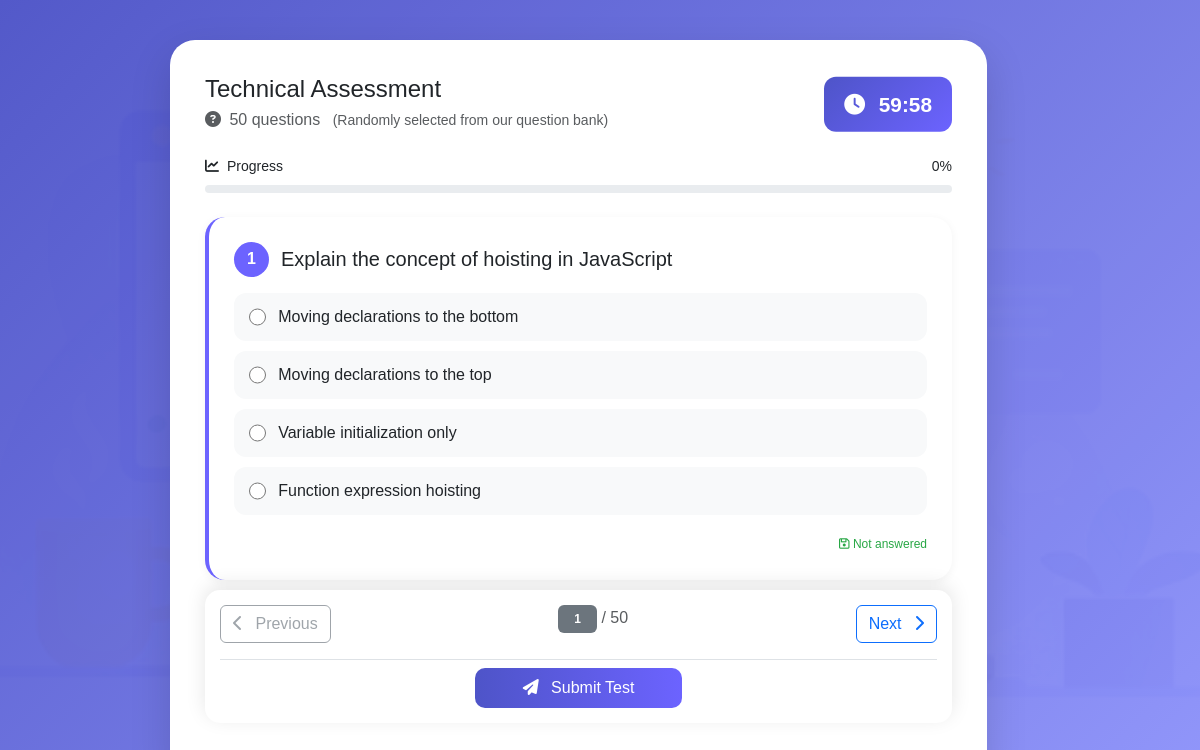
The app's page /assessment/assessment.php (signed in) with its own data.
### tables this page shows
CREATE TABLE `questions` (
  `id` int(11) NOT NULL,
  `category` enum('technical','softskills') NOT NULL,
  `question_type` enum('objective','theoretical','coding','debugging') DEFAULT 'objective',
  `question` text NOT NULL,
  `option1` varchar(255) NOT NULL,
  `option2` varchar(255) NOT NULL,
  `option3` varchar(255) NOT NULL,
  `option4` varchar(255) NOT NULL,
  `correct_answer` int(11) NOT NULL,
  `expected_answer` text DEFAULT NULL,
  `code_snippet` text DEFAULT NULL,
  `language` varchar(50) DEFAULT 'php',
  `recommendation_type` enum('youtube','w3schools','freecodecamp') DEFAULT NULL,
  `recommendation_title` varchar(255) DEFAULT NULL,
  `recommendation_link` varchar(500) DEFAULT NULL,
  `created_at` timestamp NOT NULL DEFAULT current_timestamp()
);

### assessment/assessment.php (the view, shortened to what this page needs)
<?php
include("../includes/user_auth.php");
$category = isset($_GET['type']) && $_GET['type'] == 'soft' ? 'soft' : 'technical';
$page_title = $category == 'technical' ? 'Technical Assessment' : 'Soft Skills Assessment';
$db_category = $category == 'technical' ? 'technical' : 'softskills';
$question_limit = 50;
$result = mysqli_query($conn, "SELECT * FROM questions WHERE category = '$db_category' ORDER BY RAND() LIMIT $question_limit");
$questions = [];
while($row = mysqli_fetch_assoc($result)) {
    $questions[] = $row;
}
$total_questions = count($questions);
$time_limit = $category == 'technical' ? 60 : 45;
?>
<!DOCTYPE html>
<html lang="en">
<head>
    <link href="../assets/css/style.css" rel="stylesheet">
    <link href="https://cdn.jsdelivr.net/npm/bootstrap@5.3.0/dist/css/bootstrap.min.css" rel="stylesheet">
    <link rel="stylesheet" href="https://cdnjs.cloudflare.com/ajax/libs/font-awesome/6.5.1/css/all.min.css">
</head>
<body>
    <div class="assessment-container">
        <div class="assessment-card">
            <div class="d-flex justify-content-between align-items-center mb-4 flex-wrap">
                <div>
                    <h4 class="mb-1"><?php echo $page_title; ?></h4>
                    <p class="text-muted mb-0">
                        <i class="fas fa-question-circle me-1"></i>
                        <span id="totalQuestions"><?php echo $total_questions; ?></span> questions
                        <small class="text-muted ms-2">(Randomly selected from our question bank)</small>
                    </p>
                </div>
                <div class="timer-box" id="timerBox">
                    <i class="fas fa-clock me-2"></i>
                    <span id="timer"><?php echo $time_limit; ?>:00</span>
                </div>
            </div>
            <div class="mb-4">
                <div class="d-flex justify-content-between mb-2">
                    <span class="small">
                        <i class="fas fa-chart-line me-1"></i> Progress
                    </span>
                    <span class="small" id="progressPercent">0%</span>
                </div>
                <div class="progress">
                </div>
            </div>
            <?php if($total_questions == 0): ?>
                <div class="alert alert-warning text-center">
                    <i class="fas fa-exclamation-triangle fa-2x mb-2 d-block"></i>
                    No questions available in this category yet.
                    <a href="../dashboard.php" class="btn btn-primary mt-3">Back to Dashboard</a>
                </div>
            <?php else: ?>
            <form method="POST" action="submit_test.php" id="assessmentForm">
                <div id="questionsContainer">
                    <?php foreach($questions as $index => $q): ?>
                    <div class="question-card" id="q_<?php echo $q['id']; ?>" style="display: <?php echo $index == 0 ? 'block' : 'none'; ?>">
                        <div class="d-flex align-items-center mb-3">
                            <span class="question-number"><?php echo $index + 1; ?></span>
                            <h5 class="mb-0"><?php echo htmlspecialchars($q['question']); ?></h5>
                        </div>
                        <div class="mt-3">
                            <?php
                            $options = [
                                1 => $q['option1'],
                                2 => $q['option2'],
                                3 => $q['option3'],
                                4 => $q['option4']
                            ];
                            foreach($options as $val => $option):
                            ?>
                            <div class="option-item" onclick="selectOption(this, <?php echo $q['id']; ?>, <?php echo $val; ?>)">
                                <input type="radio"
                                       name="q<?php echo $q['id']; ?>"
                                       value="<?php echo $val; ?>"
                                       id="q<?php echo $q['id']; ?>_<?php echo $val; ?>"
                                       onchange="saveAnswer(<?php echo $q['id']; ?>, <?php echo $val; ?>)">
                                <label for="q<?php echo $q['id']; ?>_<?php echo $val; ?>" class="mb-0" style="cursor: pointer; width: 100%;">
                                    <?php echo htmlspecialchars($option); ?>
                                </label>
                            </div>
                            <?php endforeach; ?>
                        </div>
                        <div class="text-end mt-3">
                            <small class="saved-indicator" id="saved_<?php echo $q['id']; ?>">
                                <i class="far fa-save"></i> Not answered
                            </small>
                        </div>
                    </div>
                    <?php endforeach; ?>
                </div>
                <div class="nav-buttons">
                    <div class="d-flex justify-content-between">
                        <button type="button" class="btn btn-outline-secondary" id="prevBtn" onclick="changeQuestion(-1)" disabled>
                            <i class="fas fa-chevron-left me-2"></i> Previous
                        </button>
                        <div>
                            <span class="badge bg-secondary px-3 py-2" id="currentQDisplay">1</span>
                            <span class="text-muted"> / <?php echo $total_questions; ?></span>
                        </div>
                        <button type="button" class="btn btn-outline-primary" id="nextBtn" onclick="changeQuestion(1)">
                            Next <i class="fas fa-chevron-right ms-2"></i>
                        </button>
                    </div>
                    <div class="text-center mt-3 pt-2 border-top">
                        <button type="submit" class="btn btn-custom px-5 py-2" onclick="return confirmSubmit()">
                            <i class="fas fa-paper-plane me-2"></i> Submit Test
                        </button>
                    </div>
                </div>
            </form>
            <?php endif; ?>
        </div>
    </div>
</body>
</html>

### assets/css/style.css (style rules this page uses)
* { margin:0; padding:0; box-sizing:border-box; }
body { font-family:'Poppins',sans-serif; background:#f4f7fb; color:#1e293b; overflow-x:hidden; }
body::before { content:""; position:fixed; inset:0; background:url('../images/tech.png'); background-size:cover; background-position:center; opacity:0.03; z-index:-1; }
.btn-custom { background:linear-gradient( 90deg, #7b1fe4, #2d73ff ); border:none; color:white; font-weight:600; padding:12px; }
.btn-custom { background: linear-gradient(90deg, #4e54c8, #6c63ff); border: none; border-radius: 12px; transition: transform 0.2s, box-shadow 0.2s; }
.assessment-card { width:95%; max-width:1200px; min-height: 700px; background:rgba(255,255,255,.95); border-radius: 25px; padding:50px; overflow-y: auto; box-shadow: 0 15px 40px rgba(0,0,0,.18); }
input[type="radio"] { margin-right:8px; }

### assessment/assessment.php (style rules this page uses)
body { background: linear-gradient(135deg, #4e54c8, #8f94fb); min-height: 100vh; font-family: 'Poppins', sans-serif; }
.assessment-container { max-width: 900px; margin: 0 auto; padding: 40px 20px; }
.assessment-card { background: white; border-radius: 25px; padding: 35px; box-shadow: 0 15px 40px rgba(0,0,0,0.15); }
.timer-box { background: linear-gradient(135deg, #4e54c8, #6c63ff); color: white; padding: 12px 20px; border-radius: 12px; font-size: 1.3rem; font-weight: bold; text-align: center; position: sticky; top: 20px; z-index: 100; }
.question-card { background: white; border-radius: 20px; padding: 25px; margin-bottom: 20px; box-shadow: 0 2px 10px rgba(0,0,0,0.05); border-left: 4px solid #6c63ff; }
.question-number { background: #6c63ff; color: white; border-radius: 50%; width: 35px; height: 35px; display: inline-flex; align-items: center; justify-content: center; font-weight: bold; margin-right: 12px; }
.option-item { background: #f8f9fa; border-radius: 12px; padding: 12px 15px; margin-bottom: 10px; cursor: pointer; transition: all 0.2s; display: flex; align-items: center; }
.option-item input { margin-right: 12px; width: 18px; height: 18px; }
.nav-buttons { position: sticky; bottom: 20px; background: white; padding: 15px; border-radius: 15px; box-shadow: 0 -5px 20px rgba(0,0,0,0.1); margin-top: 30px; }
.progress { height: 8px; border-radius: 10px; }
.saved-indicator { font-size: 12px; color: #28a745; }
.btn-custom { background: linear-gradient(90deg, #4e54c8, #6c63ff); border: none; color: white; padding: 10px 25px; border-radius: 10px; font-weight: 500; }

### records on screen
questions: question "Explain the concept of hoisting in JavaScript", option1 "Moving declarations to the bottom", option2 "Moving declarations to the top", option3 "Variable initialization only", option4 "Function expression hoisting"

### other values on screen
$page_title "Technical Assessment"
$total_questions "50"
